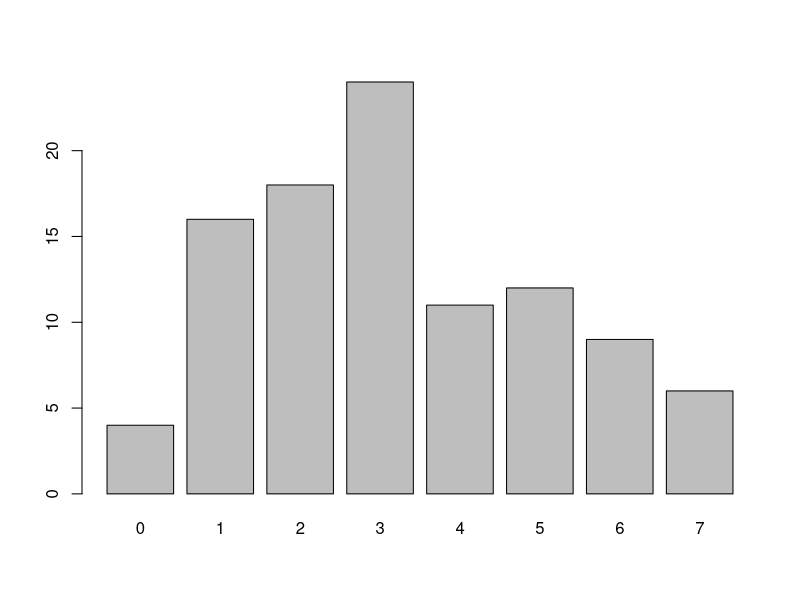

Write R code to recreate this figure.
nbEnfant = c(1,4,4,3,1,5,2,3,2,2,2,3,2,6,4,1,3,1,6,2,1,4,1,1,6,4,1,5,5,1,3,3,7,2,4,3,2,3,3,5,2,3,6,4,4,3,2,2,1,5,3,6,2,0,5,1,7,4,3,5,4,3,6,5,2,7,7,3,3,1,2,0,2,3,5,3,3,7,6,7,2,3,1,3,3,3,5,3,2,5,6,4,1,0,2,6,5,1,0,1)
length(nbEnfant)
mode(nbEnfant)
# structure de la modalité
str(nbEnfant)
# liste des modalité, equivalent of DISTINCT in sql
unique(nbEnfant)
# Effectif d'une modalité
length(nbEnfant[nbEnfant==0])
length(nbEnfant[nbEnfant==4])
# Fréquence d'une modalité
length(nbEnfant[nbEnfant==0])/length(nbEnfant)
# Effectif cumulé croissant
length(nbEnfant[nbEnfant<=6])
# Fréquence cumulée croissant
length(nbEnfant[nbEnfant<=6])/length(nbEnfant)
# table des effectifs
table(nbEnfant) #it shows a table where the first row represents les modalités and the second one les effectifs de chaque modalité
# table des effectifs cumulés
cumsum(table(nbEnfant))
# table des fréquences cumulées
cumsum(table(nbEnfant))/length(nbEnfant)

## Mesure de la tendance centrale
# on calcule le mode en utilisant la commande suivante
as.numeric(names(sort(table(nbEnfant), decreasing = TRUE) [1]))
# la moyenne
mean(nbEnfant)
# la mediane
median(nbEnfant)

## Mesure de dispersion
# l'étendue
range(nbEnfant)
# les quartiles
quantile(nbEnfant)
# calcule de la médiane en utilisant la fonction quantile
quantile(nbEnfant, 0.5)
# les déciles
quantile(nbEnfant, 0:10/10)
# la variance
# la variance théorique
mean(nbEnfant^2) - mean(nbEnfant)^2
# la variance corrigée
var(nbEnfant)
# la variance théorique à partir de la variance corrigée
var(nbEnfant) * (length(nbEnfant)-1)/length(nbEnfant)
# l'écart type
sd(nbEnfant)
# l'écart type en utilisant la variance corrigée
var(nbEnfant) ^ 0.5
# l'écart type en utilisant la variance théorique
(mean(nbEnfant^2) - mean(nbEnfant)^2) ^ 0.5

## Représentation graphique
# Histogramme
barplot(table(nbEnfant))

# boite à moustache
boxplot

